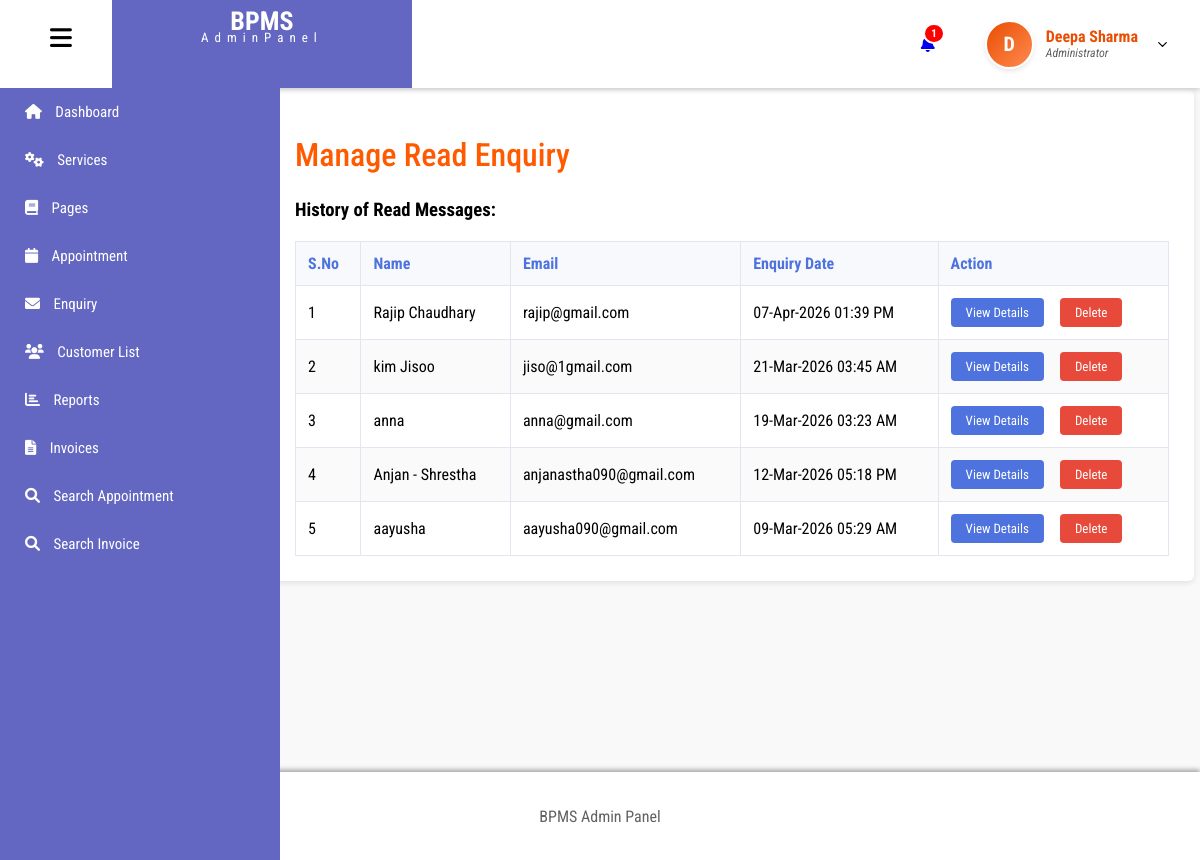
Screenshot of /admin/manage-read-enquiry.php (signed in) with the database file from the repository.
### tables this page shows
CREATE TABLE `tblusers` (
  `id` int(11) NOT NULL,
  `FullName` varchar(100) DEFAULT NULL,
  `email` varchar(100) NOT NULL,
  `Image` varchar(200) DEFAULT NULL,
  `password` varchar(255) NOT NULL,
  `role` enum('admin','user') NOT NULL,
  `created_at` timestamp NOT NULL DEFAULT current_timestamp(),
  `MobileNumber` varchar(15) DEFAULT NULL
);

CREATE TABLE `tblcontact` (
  `ID` int(11) NOT NULL,
  `UserId` int(11) DEFAULT NULL,
  `Name` varchar(100) NOT NULL,
  `Phone` varchar(10) NOT NULL,
  `Email` varchar(100) NOT NULL,
  `Message` mediumtext NOT NULL,
  `PostingDate` timestamp NOT NULL DEFAULT current_timestamp(),
  `IsRead` int(11) DEFAULT 0
);

### admin/manage-read-enquiry.php (the view, shortened to what this page needs)
<?php
include('includes/dbconnection.php');
if (strlen($_SESSION['bpmsaid']) == 0) {
    header('location:logout.php');
    exit();
} else {
?>
<!DOCTYPE html>
<html lang="en">
<head>
    <link rel="stylesheet" href="css/readenq.css">
</head>
<body>
<?php include 'includes/header.php'; ?>
<?php include 'includes/sidebar.php'; ?>
<main id="main-content" class="main-content">
    <div class="container">
        <h1 class="title">Manage Read Enquiry</h1>
        <div class="box">
            <h3 class="subtitle">History of Read Messages:</h3>
            <table class="enquiry-table">
                <thead>
                    <tr>
                        <th>S.No</th>
                        <th>Name</th>
                        <th>Email</th>
                        <th>Enquiry Date</th>
                        <th>Action</th>
                    </tr>
                </thead>
                <tbody>
                <?php
                $ret = mysqli_query($con, "SELECT * FROM tblcontact WHERE IsRead=1 ORDER BY ID DESC");
                $cnt = 1;
                if(mysqli_num_rows($ret) > 0) {
                    while ($row = mysqli_fetch_array($ret)) {
                ?>
                    <tr>
                        <td><?php echo $cnt; ?></td>
                        <td><?php echo $row['Name']; ?></td>
                        <td><?php echo $row['Email']; ?></td>
                        <td><?php echo date("d-M-Y h:i A", strtotime($row['PostingDate'])); ?></td>
                        <td>
                            <div class="action-buttons">
                                <a href="view-enquiry.php?viewid=<?php echo $row['ID']; ?>" class="view-btn">View Details</a>
                                <a href="manage-read-enquiry.php?delid=<?php echo $row['ID']; ?>" class="delete-btn" onclick="return confirm('Are you sure you want to delete this historical record?');">Delete</a>
                            </div>
                        </td>
                    </tr>
                <?php
                    $cnt++;
                    }
                } ?>
                </tbody>
            </table>
        </div>
    </div>
</main>
<?php include 'includes/footer.php'; ?>
</body>
</html>
<?php } ?>

### admin/includes/header.php (shortened to what this page needs)
<?php
include_once('includes/dbconnection.php');
$adminid = $_SESSION['bpmsaid'];
$headerQuery = mysqli_query($con, "SELECT FullName, Image FROM tblusers WHERE id='$adminid'");
$adminData = mysqli_fetch_array($headerQuery);
$fullName = !empty($adminData['FullName']) ? $adminData['FullName'] : "Admin";
$adminImage = $adminData['Image'];
$initial = strtoupper(substr($fullName, 0, 1));
$ret = mysqli_query($con, "SELECT ID FROM tblappointment WHERE Status='Pending' OR Status='' OR Status='0'");
$new_count = mysqli_num_rows($ret);
?>
<!DOCTYPE html>
<html lang="en">
<head>
  <link rel="stylesheet" href="https://cdnjs.cloudflare.com/ajax/libs/font-awesome/6.0.0/css/all.min.css">
  <link rel="stylesheet" href="includes/header.css">
</head>
<body>
<header id="header">
  <div class="logo">
    <i class="fa-solid fa-bars" id="hamburger"></i>
    <div class="logo2">
      <h1>BPMS</h1>
      <p>AdminPanel</p>
    </div>
  </div>
  <div class="icon">
    <div class="bell">
      <a href="new-appointment.php" style="position: relative; text-decoration: none;">
        <i class="fa-solid fa-bell"></i>
        <?php if($new_count > 0): ?>
          <span class="notification-badge"><?php echo $new_count; ?></span>
        <?php endif; ?>
      </a>
    </div>
    <div class="admin-profile-container" style="position: relative; display: flex; align-items: center;">
      <div class="user" onclick="toggleDropdown()" style="cursor: pointer;">
        <div class="avatar-circle">
            <?php if(empty($adminImage)): ?>
                <?php echo $initial; ?>
            <?php else: ?>
                <img src="images/<?php echo $adminImage; ?>" alt="Admin Profile" class="profile-pic">
            <?php endif; ?>
        </div>
        <div class="user-text">
          <h3><?php echo $fullName; ?></h3>
          <p>Administrator</p>
        </div>
        <img src="images/dropdown.svg" alt="dropdown" id="drop-arrow" style="transition: transform 0.3s;">
      </div>
    </div>
  </div>
</header>
</body>
</html>

### admin/css/readenq.css (style rules this page uses)
body { font-family: 'Poppins', 'Roboto', sans-serif; background-color: #f9f9f9; margin: 0; }
.main-content { position: relative; top: 60px; margin-left: 0; min-height: 100vh; padding: 30px 20px; background-color: #f9f9f9; box-sizing: border-box; transition: margin-left 0.3s ease; }
.main-content.shifted { margin-left: 250px; }
.container { width: 96%; margin: auto; background: #fff; padding: 25px; border-radius: 6px; box-shadow: 0 2px 6px rgba(0, 0, 0, 0.1); overflow-x: auto; }
.title { color: #ff5a00; font-size: 32px; font-weight: 500; margin-bottom: 25px; }
table { width: 100%; border-collapse: collapse; }
table th, table td { border: 1px solid #ddd; padding: 12px; text-align: left; }
table th { background-color: #f2f2f2; color: #333; font-weight: 600; }
table tr:nth-child(even) { background-color: #fafafa; }
.view-btn { padding: 6px 15px; background: #d4a373; color: white; text-decoration: none; border-radius: 4px; font-size: 13px; transition: 0.3s; }
.delete-btn { padding: 6px 15px; background: #dc3545; color: white; text-decoration: none; border-radius: 4px; font-size: 13px; transition: 0.3s; }
.action-buttons { display: flex; gap: 8px; }

### admin/includes/header.css (style rules this page uses)
body { font-family: 'Roboto Condensed', sans-serif; margin: 0; padding: 0; background-color: #e3e3e3; }
#header { display: flex; justify-content: space-between; height: 11vh; background-color: white; box-shadow: 0 2px 5px rgb(181, 176, 176); position: sticky; top: 0; z-index: 1000; }
.logo { display: flex; gap: 40px; }
.logo i { font-size: 25px; padding-top: 25px; margin-left: 50px; cursor: pointer; }
.logo2 { width: 300px; height: 11vh; text-align: center; background-color: #6467c2; color: white; line-height: 12px; font-size: 13px; }
.logo2 h1 { margin: 15px 0 5px 0; }
.logo2 p { letter-spacing: 6px; margin: 0; }
.icon { display: flex; }
.bell { padding: 30px 50px; display: flex; align-items: center; }
.notification-badge { position: absolute; top: -12px; right: -10px; background-color: #ff0000; color: white; font-size: 11px; padding: 2px 6px; border-radius: 50%; font-weight: bold; border: 2px solid white; }
.user { display: flex; gap: 12px; padding-right: 30px; align-items: center; height: 100%; }
.avatar-circle { width: 45px; height: 45px; border-radius: 50%; background: linear-gradient(135deg, #e94e02, #ff8a50); color: white; display: flex; align-items: center; justify-content: center; font-weight: bold; font-size: 20px; overflow: hidden; border: 2px solid #fff; box-shadow: 0 2px 5px rgba(0,0,0,0.1); }
.user-text { line-height: 1.2; }
.user-text h3 { color: #e94e02; margin: 0; font-size: 16px; }
.user-text p { font-style: italic; color: rgb(97, 97, 98); margin: 0; font-size: 12px; }
.user img#drop-arrow { width: 15px; margin-left: 5px; }

### admin/includes/sidebar.css (style rules this page uses)
#header { position: fixed; top: 0; left: 0; height: 11vh; width: 100%; background: #ffffff; display: flex; justify-content: space-between; align-items: center; box-shadow: 0 2px 5px #ccc; z-index: 2000; }

### admin/manage-read-enquiry.php (style rules this page uses)
.view-btn { background-color: #4e73df; color: white; padding: 7px 15px; border-radius: 4px; text-decoration: none; font-size: 13px; margin-right: 8px; display: inline-block; transition: 0.3s; }
.delete-btn { background-color: #e74a3b; color: white; padding: 7px 15px; border-radius: 4px; text-decoration: none; font-size: 13px; display: inline-block; transition: 0.3s; }
.action-buttons { display: flex; align-items: center; }
.enquiry-table { width: 100%; border-collapse: collapse; margin-top: 20px; background: #fff; }
.enquiry-table th { background-color: #f8f9fc; color: #4e73df; font-weight: bold; }
.enquiry-table th, .enquiry-table td { padding: 12px; border: 1px solid #e3e6f0; text-align: left; }

### rows the page displays
tblusers: FullName "D", FullName "Deepa Sharma"
tblcontact: Name "Rajip Chaudhary", Email "rajip@gmail.com", PostingDate "07-Apr-2026 01:39 PM"
tblcontact: Name "kim Jisoo", Email "jiso@1gmail.com", PostingDate "21-Mar-2026 03:45 AM"
tblcontact: Name "anna", Email "anna@gmail.com", PostingDate "19-Mar-2026 03:23 AM"
tblcontact: Name "Anjan - Shrestha", Email "anjanastha090@gmail.com", PostingDate "12-Mar-2026 05:18 PM"
tblcontact: Name "aayusha", Email "aayusha090@gmail.com", PostingDate "09-Mar-2026 05:29 AM"

### other values shown
$new_count "1"
